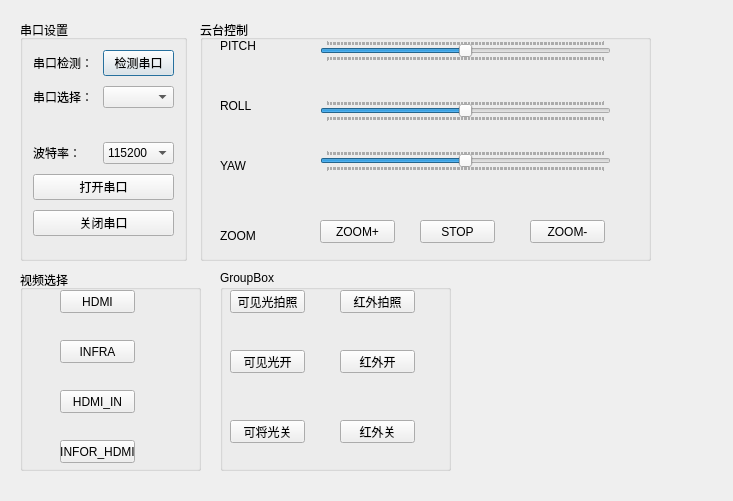
<?xml version="1.0" encoding="UTF-8"?>
<ui version="4.0">
 <class>Form</class>
 <widget class="QWidget" name="Form">
  <property name="geometry">
   <rect>
    <x>0</x>
    <y>0</y>
    <width>733</width>
    <height>501</height>
   </rect>
  </property>
  <property name="windowTitle">
   <string>Form</string>
  </property>
  <widget class="QGroupBox" name="formGroupBox">
   <property name="geometry">
    <rect>
     <x>20</x>
     <y>20</y>
     <width>167</width>
     <height>241</height>
    </rect>
   </property>
   <property name="title">
    <string>串口设置</string>
   </property>
   <layout class="QFormLayout" name="formLayout">
    <property name="horizontalSpacing">
     <number>10</number>
    </property>
    <property name="verticalSpacing">
     <number>10</number>
    </property>
    <property name="leftMargin">
     <number>10</number>
    </property>
    <property name="topMargin">
     <number>10</number>
    </property>
    <property name="rightMargin">
     <number>10</number>
    </property>
    <property name="bottomMargin">
     <number>10</number>
    </property>
    <item row="0" column="0">
     <widget class="QLabel" name="s1__lb_1">
      <property name="text">
       <string>串口检测：</string>
      </property>
     </widget>
    </item>
    <item row="0" column="1">
     <widget class="QPushButton" name="s1__box_1">
      <property name="text">
       <string>检测串口</string>
      </property>
      <property name="autoRepeatInterval">
       <number>100</number>
      </property>
      <property name="default">
       <bool>true</bool>
      </property>
     </widget>
    </item>
    <item row="1" column="0">
     <widget class="QLabel" name="s1__lb_2">
      <property name="text">
       <string>串口选择：</string>
      </property>
     </widget>
    </item>
    <item row="1" column="1">
     <widget class="QComboBox" name="s1__box_2"/>
    </item>
    <item row="2" column="0" colspan="2">
     <widget class="QLabel" name="state_label">
      <property name="text">
       <string/>
      </property>
      <property name="textFormat">
       <enum>Qt::AutoText</enum>
      </property>
      <property name="scaledContents">
       <bool>true</bool>
      </property>
      <property name="alignment">
       <set>Qt::AlignRight|Qt::AlignTrailing|Qt::AlignVCenter</set>
      </property>
     </widget>
    </item>
    <item row="3" column="0">
     <widget class="QLabel" name="s1__lb_3">
      <property name="text">
       <string>波特率：</string>
      </property>
     </widget>
    </item>
    <item row="3" column="1">
     <widget class="QComboBox" name="s1__box_3">
      <item>
       <property name="text">
        <string>115200</string>
       </property>
      </item>
      <item>
       <property name="text">
        <string>2400</string>
       </property>
      </item>
      <item>
       <property name="text">
        <string>4800</string>
       </property>
      </item>
      <item>
       <property name="text">
        <string>9600</string>
       </property>
      </item>
      <item>
       <property name="text">
        <string>14400</string>
       </property>
      </item>
      <item>
       <property name="text">
        <string>19200</string>
       </property>
      </item>
      <item>
       <property name="text">
        <string>38400</string>
       </property>
      </item>
      <item>
       <property name="text">
        <string>57600</string>
       </property>
      </item>
      <item>
       <property name="text">
        <string>76800</string>
       </property>
      </item>
      <item>
       <property name="text">
        <string>12800</string>
       </property>
      </item>
      <item>
       <property name="text">
        <string>230400</string>
       </property>
      </item>
      <item>
       <property name="text">
        <string>460800</string>
       </property>
      </item>
     </widget>
    </item>
    <item row="4" column="0" colspan="2">
     <widget class="QPushButton" name="open_button">
      <property name="text">
       <string>打开串口</string>
      </property>
     </widget>
    </item>
    <item row="5" column="0" colspan="2">
     <widget class="QPushButton" name="close_button">
      <property name="text">
       <string>关闭串口</string>
      </property>
     </widget>
    </item>
   </layout>
  </widget>
  <widget class="QGroupBox" name="groupBox1">
   <property name="geometry">
    <rect>
     <x>200</x>
     <y>20</y>
     <width>451</width>
     <height>241</height>
    </rect>
   </property>
   <property name="title">
    <string>云台控制</string>
   </property>
   <widget class="QLabel" name="label">
    <property name="geometry">
     <rect>
      <x>20</x>
      <y>20</y>
      <width>54</width>
      <height>12</height>
     </rect>
    </property>
    <property name="text">
     <string>PITCH</string>
    </property>
   </widget>
   <widget class="QLabel" name="label_2">
    <property name="geometry">
     <rect>
      <x>20</x>
      <y>80</y>
      <width>54</width>
      <height>12</height>
     </rect>
    </property>
    <property name="text">
     <string>ROLL</string>
    </property>
   </widget>
   <widget class="QLabel" name="label_3">
    <property name="geometry">
     <rect>
      <x>20</x>
      <y>140</y>
      <width>54</width>
      <height>12</height>
     </rect>
    </property>
    <property name="text">
     <string>YAW</string>
    </property>
   </widget>
   <widget class="QSlider" name="silder1">
    <property name="geometry">
     <rect>
      <x>120</x>
      <y>20</y>
      <width>291</width>
      <height>22</height>
     </rect>
    </property>
    <property name="minimum">
     <number>-10000</number>
    </property>
    <property name="maximum">
     <number>10000</number>
    </property>
    <property name="singleStep">
     <number>1000</number>
    </property>
    <property name="pageStep">
     <number>1000</number>
    </property>
    <property name="value">
     <number>0</number>
    </property>
    <property name="sliderPosition">
     <number>0</number>
    </property>
    <property name="orientation">
     <enum>Qt::Horizontal</enum>
    </property>
    <property name="tickPosition">
     <enum>QSlider::TicksBothSides</enum>
    </property>
    <property name="tickInterval">
     <number>100</number>
    </property>
   </widget>
   <widget class="QSlider" name="silder2">
    <property name="geometry">
     <rect>
      <x>120</x>
      <y>80</y>
      <width>291</width>
      <height>22</height>
     </rect>
    </property>
    <property name="minimum">
     <number>-10000</number>
    </property>
    <property name="maximum">
     <number>10000</number>
    </property>
    <property name="singleStep">
     <number>1000</number>
    </property>
    <property name="value">
     <number>0</number>
    </property>
    <property name="sliderPosition">
     <number>0</number>
    </property>
    <property name="orientation">
     <enum>Qt::Horizontal</enum>
    </property>
    <property name="tickPosition">
     <enum>QSlider::TicksBothSides</enum>
    </property>
    <property name="tickInterval">
     <number>100</number>
    </property>
   </widget>
   <widget class="QSlider" name="silder3">
    <property name="geometry">
     <rect>
      <x>120</x>
      <y>130</y>
      <width>291</width>
      <height>22</height>
     </rect>
    </property>
    <property name="minimum">
     <number>-10000</number>
    </property>
    <property name="maximum">
     <number>10000</number>
    </property>
    <property name="singleStep">
     <number>1000</number>
    </property>
    <property name="value">
     <number>0</number>
    </property>
    <property name="sliderPosition">
     <number>0</number>
    </property>
    <property name="orientation">
     <enum>Qt::Horizontal</enum>
    </property>
    <property name="tickPosition">
     <enum>QSlider::TicksBothSides</enum>
    </property>
    <property name="tickInterval">
     <number>100</number>
    </property>
   </widget>
   <widget class="QLabel" name="label_4">
    <property name="geometry">
     <rect>
      <x>20</x>
      <y>210</y>
      <width>54</width>
      <height>12</height>
     </rect>
    </property>
    <property name="text">
     <string>ZOOM</string>
    </property>
   </widget>
   <widget class="QPushButton" name="zoom_add">
    <property name="geometry">
     <rect>
      <x>120</x>
      <y>200</y>
      <width>75</width>
      <height>23</height>
     </rect>
    </property>
    <property name="text">
     <string>ZOOM+</string>
    </property>
   </widget>
   <widget class="QPushButton" name="zoom_stop">
    <property name="geometry">
     <rect>
      <x>220</x>
      <y>200</y>
      <width>75</width>
      <height>23</height>
     </rect>
    </property>
    <property name="text">
     <string>STOP</string>
    </property>
   </widget>
   <widget class="QPushButton" name="zoom_sub">
    <property name="geometry">
     <rect>
      <x>330</x>
      <y>200</y>
      <width>75</width>
      <height>23</height>
     </rect>
    </property>
    <property name="text">
     <string>ZOOM-</string>
    </property>
   </widget>
  </widget>
  <widget class="QGroupBox" name="groupBox2">
   <property name="geometry">
    <rect>
     <x>20</x>
     <y>270</y>
     <width>181</width>
     <height>201</height>
    </rect>
   </property>
   <property name="title">
    <string>视频选择</string>
   </property>
   <widget class="QPushButton" name="select1">
    <property name="geometry">
     <rect>
      <x>40</x>
      <y>20</y>
      <width>75</width>
      <height>23</height>
     </rect>
    </property>
    <property name="text">
     <string>HDMI</string>
    </property>
   </widget>
   <widget class="QPushButton" name="select2">
    <property name="geometry">
     <rect>
      <x>40</x>
      <y>70</y>
      <width>75</width>
      <height>23</height>
     </rect>
    </property>
    <property name="text">
     <string>INFRA</string>
    </property>
   </widget>
   <widget class="QPushButton" name="select3">
    <property name="geometry">
     <rect>
      <x>40</x>
      <y>120</y>
      <width>75</width>
      <height>23</height>
     </rect>
    </property>
    <property name="text">
     <string>HDMI_IN</string>
    </property>
   </widget>
   <widget class="QPushButton" name="select4">
    <property name="geometry">
     <rect>
      <x>40</x>
      <y>170</y>
      <width>75</width>
      <height>23</height>
     </rect>
    </property>
    <property name="text">
     <string>INFOR_HDMI</string>
    </property>
   </widget>
  </widget>
  <widget class="QGroupBox" name="groupBox4">
   <property name="geometry">
    <rect>
     <x>220</x>
     <y>270</y>
     <width>231</width>
     <height>201</height>
    </rect>
   </property>
   <property name="title">
    <string>GroupBox</string>
   </property>
   <widget class="QPushButton" name="k_photo">
    <property name="geometry">
     <rect>
      <x>10</x>
      <y>20</y>
      <width>75</width>
      <height>23</height>
     </rect>
    </property>
    <property name="text">
     <string>可见光拍照</string>
    </property>
   </widget>
   <widget class="QPushButton" name="h_photo">
    <property name="geometry">
     <rect>
      <x>120</x>
      <y>20</y>
      <width>75</width>
      <height>23</height>
     </rect>
    </property>
    <property name="text">
     <string>红外拍照</string>
    </property>
   </widget>
   <widget class="QPushButton" name="k_rec1">
    <property name="geometry">
     <rect>
      <x>10</x>
      <y>80</y>
      <width>75</width>
      <height>23</height>
     </rect>
    </property>
    <property name="text">
     <string>可见光开</string>
    </property>
   </widget>
   <widget class="QPushButton" name="k_rec2">
    <property name="geometry">
     <rect>
      <x>10</x>
      <y>150</y>
      <width>75</width>
      <height>23</height>
     </rect>
    </property>
    <property name="text">
     <string>可将光关</string>
    </property>
   </widget>
   <widget class="QPushButton" name="h_rec1">
    <property name="geometry">
     <rect>
      <x>120</x>
      <y>80</y>
      <width>75</width>
      <height>23</height>
     </rect>
    </property>
    <property name="text">
     <string>红外开</string>
    </property>
   </widget>
   <widget class="QPushButton" name="h_rec2">
    <property name="geometry">
     <rect>
      <x>120</x>
      <y>150</y>
      <width>75</width>
      <height>23</height>
     </rect>
    </property>
    <property name="text">
     <string>红外关</string>
    </property>
   </widget>
  </widget>
 </widget>
 <resources/>
 <connections/>
</ui>
